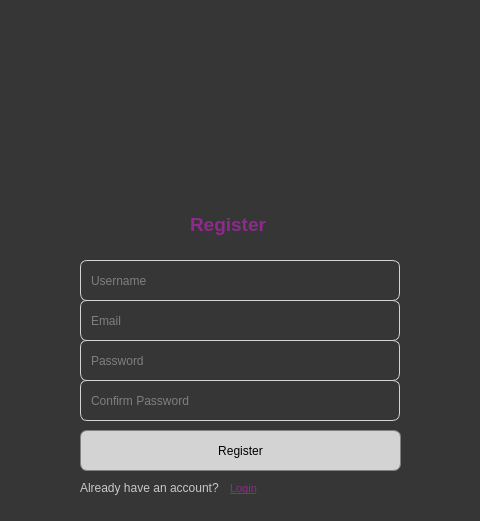
<?xml version="1.0" encoding="UTF-8"?>
<ui version="4.0">
 <class>Dialog</class>
 <widget class="QDialog" name="Dialog">
  <property name="geometry">
   <rect>
    <x>0</x>
    <y>0</y>
    <width>480</width>
    <height>521</height>
   </rect>
  </property>
  <property name="windowTitle">
   <string>Dialog</string>
  </property>
  <property name="styleSheet">
   <string notr="true">background-color: rgb(54, 54, 54);</string>
  </property>
  <widget class="QLabel" name="label">
   <property name="geometry">
    <rect>
     <x>40</x>
     <y>100</y>
     <width>400</width>
     <height>100</height>
    </rect>
   </property>
   <property name="text">
    <string/>
   </property>
   <property name="pixmap">
    <pixmap>../../Downloads/lgo.png</pixmap>
   </property>
  </widget>
  <widget class="QLineEdit" name="Username">
   <property name="geometry">
    <rect>
     <x>80</x>
     <y>260</y>
     <width>320</width>
     <height>41</height>
    </rect>
   </property>
   <property name="styleSheet">
    <string notr="true">QLineEdit {
    border: 1px solid lightgray;
	color: rgb(200, 200, 200);
    border-top-left-radius: 7px;
    border-bottom-left-radius: 7px;
	border-top-right-radius: 7px;
    border-bottom-right-radius: 7px;
    /* Other corners will be sharp by default or implicitly 0 if not set */
	padding: 8px; /* Adds 5 pixels of padding on all sides */
}</string>
   </property>
   <property name="placeholderText">
    <string>Username</string>
   </property>
  </widget>
  <widget class="QLineEdit" name="Password">
   <property name="geometry">
    <rect>
     <x>80</x>
     <y>340</y>
     <width>320</width>
     <height>41</height>
    </rect>
   </property>
   <property name="styleSheet">
    <string notr="true">QLineEdit {
    border: 1px solid lightgray;
	color: rgb(200, 200, 200);
    border-top-left-radius: 7px;
    border-bottom-left-radius: 7px;
	border-top-right-radius: 7px;
    border-bottom-right-radius: 7px;
    /* Other corners will be sharp by default or implicitly 0 if not set */
	padding: 8px; /* Adds 5 pixels of padding on all sides */
}</string>
   </property>
   <property name="placeholderText">
    <string>Password</string>
   </property>
  </widget>
  <widget class="QPushButton" name="Register">
   <property name="geometry">
    <rect>
     <x>80</x>
     <y>430</y>
     <width>321</width>
     <height>41</height>
    </rect>
   </property>
   <property name="styleSheet">
    <string notr="true">QPushButton {
    background-color: lightgray; /* Apply background color to the button */
    border: 1px solid gray;      /* Always good to define a border when using border-radius */
    border-top-left-radius: 7px;
    border-bottom-left-radius: 7px;
    border-top-right-radius: 7px;
    border-bottom-right-radius: 7px;
}

QPushButton#Login:hover {
    color: #0056b3;              /* Darker blue on hover */
    text-decoration: underline;  /* Ensure underline stays on hover */
}</string>
   </property>
   <property name="text">
    <string>Register</string>
   </property>
  </widget>
  <widget class="QPushButton" name="loginButton">
   <property name="geometry">
    <rect>
     <x>230</x>
     <y>480</y>
     <width>51</width>
     <height>16</height>
    </rect>
   </property>
   <property name="styleSheet">
    <string notr="true">QPushButton#loginButton {
    background-color: transparent; /* Keep this */
    border: none;                /* Keep this */
    color: rgb(144, 39, 144);
    text-decoration: underline;
    font-size: 8pt;
    text-align: left;
    /* This next line is often the magic bullet for stubborn backgrounds */
    qproperty-flat: true; /* This explicitly sets the flat property via stylesheet */
}

QPushButton#loginButton:hover {
    color: #0056b3;
    text-decoration: underline;
}</string>
   </property>
   <property name="text">
    <string>Login</string>
   </property>
  </widget>
  <widget class="QLabel" name="label_2">
   <property name="geometry">
    <rect>
     <x>80</x>
     <y>480</y>
     <width>147</width>
     <height>16</height>
    </rect>
   </property>
   <property name="styleSheet">
    <string notr="true">color: rgb(200, 200, 200);</string>
   </property>
   <property name="text">
    <string>Already have an account?</string>
   </property>
  </widget>
  <widget class="QLabel" name="label_3">
   <property name="geometry">
    <rect>
     <x>190</x>
     <y>210</y>
     <width>100</width>
     <height>30</height>
    </rect>
   </property>
   <property name="text">
    <string>&lt;html&gt;&lt;head/&gt;&lt;body&gt;&lt;p&gt;&lt;span style=&quot; font-size:14pt; font-weight:600; color:#8f298d;&quot;&gt;Register&lt;/span&gt;&lt;/p&gt;&lt;/body&gt;&lt;/html&gt;</string>
   </property>
  </widget>
  <widget class="QLineEdit" name="Password_2">
   <property name="geometry">
    <rect>
     <x>80</x>
     <y>380</y>
     <width>320</width>
     <height>41</height>
    </rect>
   </property>
   <property name="styleSheet">
    <string notr="true">QLineEdit {
    border: 1px solid lightgray;
	color: rgb(200, 200, 200);
    border-top-left-radius: 7px;
    border-bottom-left-radius: 7px;
	border-top-right-radius: 7px;
    border-bottom-right-radius: 7px;
    /* Other corners will be sharp by default or implicitly 0 if not set */
	padding: 8px; /* Adds 5 pixels of padding on all sides */
}</string>
   </property>
   <property name="placeholderText">
    <string>Confirm Password</string>
   </property>
  </widget>
  <widget class="QLineEdit" name="EmailRegister">
   <property name="geometry">
    <rect>
     <x>80</x>
     <y>300</y>
     <width>320</width>
     <height>41</height>
    </rect>
   </property>
   <property name="styleSheet">
    <string notr="true">QLineEdit {
    border: 1px solid lightgray;
	color: rgb(200, 200, 200);
    border-top-left-radius: 7px;
    border-bottom-left-radius: 7px;
	border-top-right-radius: 7px;
    border-bottom-right-radius: 7px;
    /* Other corners will be sharp by default or implicitly 0 if not set */
	padding: 8px; /* Adds 5 pixels of padding on all sides */
}</string>
   </property>
   <property name="placeholderText">
    <string>Email</string>
   </property>
  </widget>
  <widget class="QLabel" name="ErrorRegister">
   <property name="geometry">
    <rect>
     <x>80</x>
     <y>500</y>
     <width>321</width>
     <height>17</height>
    </rect>
   </property>
   <property name="styleSheet">
    <string notr="true">color: rgb(255, 0, 4);
 font-size: 8pt;</string>
   </property>
   <property name="text">
    <string>&lt;html&gt;&lt;head/&gt;&lt;body&gt;&lt;p&gt;&lt;br/&gt;&lt;/p&gt;&lt;/body&gt;&lt;/html&gt;</string>
   </property>
  </widget>
 </widget>
 <resources/>
 <connections/>
</ui>
